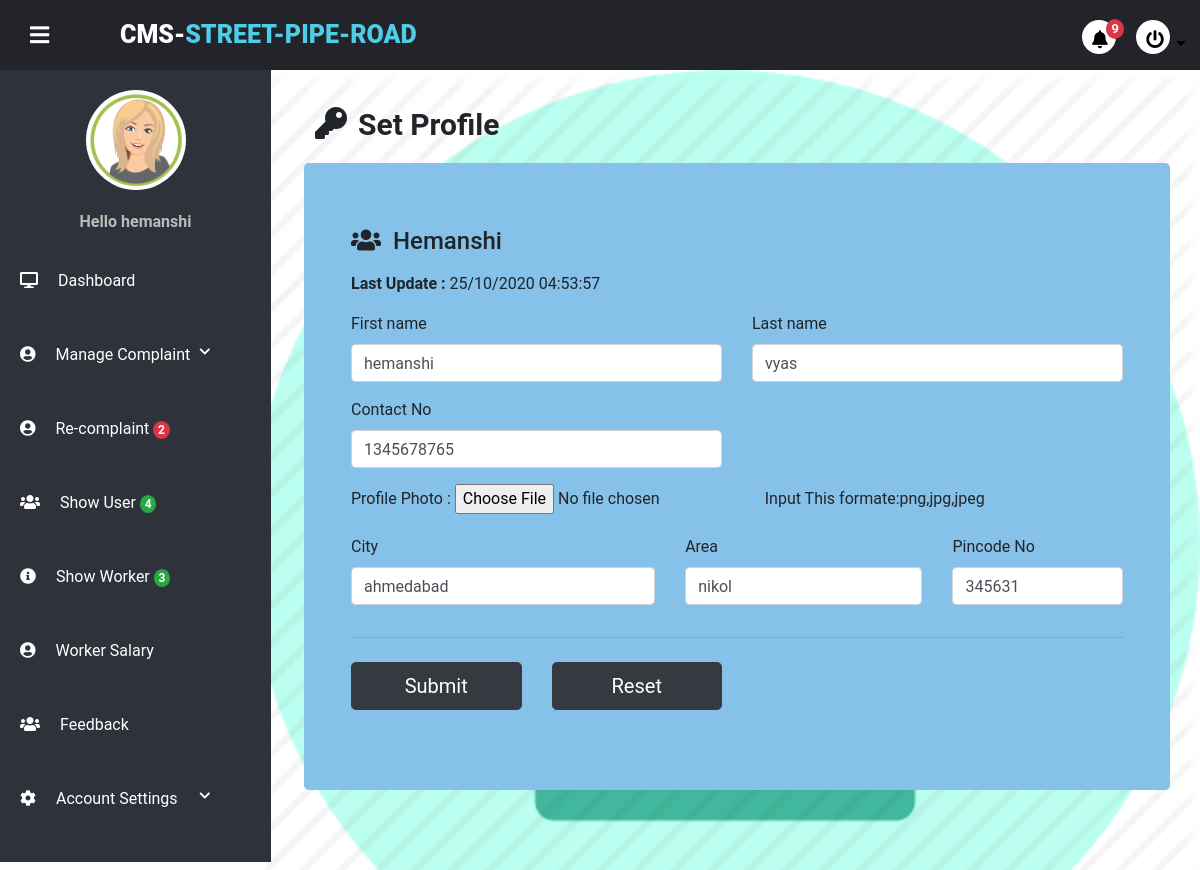
The app's page /project/admin/settingprofile.php (signed in) with its own data.
### tables this page shows
CREATE TABLE `usertb` (
  `user_id` int(11) NOT NULL,
  `user_name` varchar(20) NOT NULL,
  `last_name` varchar(20) NOT NULL,
  `user_email` varchar(100) NOT NULL,
  `user_role` varchar(100) NOT NULL,
  `user_image` varchar(255) NOT NULL,
  `user_city` varchar(100) NOT NULL,
  `pwd` varchar(255) NOT NULL,
  `security_que` varchar(100) NOT NULL,
  `sequrity_ans` varchar(100) NOT NULL,
  `contact` varchar(100) NOT NULL,
  `user_area` varchar(50) NOT NULL,
  `user_pincode` varchar(12) NOT NULL,
  `account_time` timestamp NOT NULL DEFAULT current_timestamp()
);

### project/admin/settingprofile.php (the view, shortened to what this page needs)
<!DOCTYPE html>
<html lang="en" dir="ltr">
<?php
include("partial/_dbconnect.php");
include("partial/link.php");
session_start();?>
<body>
    <div class="wrapper">
        <?php include("partial/header.php");?>
        <div class="main-container">
            <div class="accountprofile">
                <div class="aheader">
                    <h2><i class="fas fa-key"></i> <span>Set Profile</span></h2>
                </div>
                <div class="container">
                    <div class="jumbotron ml-4">
                        <div class="col-md-12 order-md-1">
                            <?php
                            if(isset($_SESSION['loginadmin']) && $_SESSION['loginadmin']==true)
                            {
                                $aemail=$_SESSION['adminemail'];
                                $sql="SELECT * FROM `usertb` WHERE `user_email`='$aemail'";
                                $result=mysqli_query($conn,$sql);
                                while($row = mysqli_fetch_assoc($result))
                                {
                                    $aname=$row["user_name"];
                                    $almtime=date_create($row["account_time"]);
                                    echo '<h4 class="mb-3"><i class="fas fa-users"></i>&nbsp;&nbsp;'.ucfirst($aname).'</h4>';
                                    echo ' <p><b>Last Update :</b>
                                    <span>'.date_format($almtime, 'd/m/Y H:i:s').'</span></p>';
                            echo '<form class="needs-validation" action="" method="post" novalidate=""
                                enctype="multipart/form-data" onsubmit="return checkforblank()">
                                <div class="row">
                                    <div class="col-md-6 mb-3">
                                        <label for="firstName">First name</label>
                                        <input type="text"value="'.$row["user_name"].'" class="form-control" id="firstname" name="firstname" value="" maxlength="20" onkeypress="return (event.charCode > 64 &&
	event.charCode < 91) || (event.charCode > 96 && event.charCode < 123)" required>
                                    </div>
                                    <div class="col-md-6 mb-3">
                                        <label for="lastName">Last name</label>
                                        <input type="text" value="'.$row["last_name"].'" class="form-control" id="lastname" name="lastname" maxlength="20" onkeypress="return (event.charCode > 64 &&
	event.charCode < 91) || (event.charCode > 96 && event.charCode < 123)"
                                            placeholder="" value="" required>
                                    </div>
                                </div>
                                <div class="row">
                                        <input type="email" value="'.$row["user_email"].'" class="form-control" id="email" name="email" placeholder="" value="" required>
                                    <div class="col-md-6 mb-3" >
                                        <label for="contactno">Contact No</label>
                                        <input type="text" value="'.$row["contact"].'" class="form-control" id="contactno" onfocusout="phonenumber()" name="contactno" maxlength="10" size="10"
                                        onkeypress="return (event.charCode < 48 || event.charCode <= 57)" required>
                                    </div>
                                </div>
                                <div class="form-group">
                                    <label for="file">Profile Photo :</label>
                                    <input type="file" id="file" name="file" placeholder="" value="" required>
                                    Input This formate:png,jpg,jpeg
                                </div>
                                <div class="row">
                                    <div class="col-md-5 mb-3">
                                        <label for="city">City</label>
                                        <input type="text" value="'.$row["user_city"].'" class="form-control" id="city" name="city" placeholder="" onkeypress="return (event.charCode > 64 &&
	event.charCode < 91) || (event.charCode > 96 && event.charCode < 123)"
                                            value="" required>
                                    </div>
                                    <div class="col-md-4 mb-3">
                                        <label for="area">Area</label>
                                        <input type="text" value="'.$row["user_area"].'" class="form-control" id="area" name="area" placeholder=""
                                            value="" required>
                                    </div>
                                    <div class="col-md-3 mb-3">
                                        <label for="pincode">Pincode No</label>
                                        <input type="text" value="'.$row["user_pincode"].'" class="form-control" id="pincode" name="pincode" onfocusout="pincodenumber()" maxlength="6" size="6"
                                        onkeypress="return (event.charCode < 48 || event.charCode <= 57)" required>
                                    </div>
                                </div>
                                <hr class="mb-4">
                                <div class="row">
                                    <div class="col-md-3 mb-3">
                                        <button class="btn btn-dark btn-lg btn-block"  type="submit">Submit</button>
                                       </div>
                                       <div class="col-md-3 mb-3">
                                        <button type="reset" class="btn btn-dark btn-lg btn-block">Reset</button>
                                    </div>
                                </div>
                            </form>';
                        }
                    }
                    ?>
                        </div>
                    </div>
                </div>
            </div>
        </div>
    </div>
</body>
</html>

### project/admin/partial/header.php (shortened to what this page needs)
<?php session_start();
include('_dbconnect.php');
?>
<div class="header">
    <div class="header-menu">
        <div class="title">
        CMS-<span>Street-Pipe-Road</span></div>
        <div class="sidebar-btn">
            <i class="fas fa-bars"></i>
        </div>
        <ul>
            <li>
                <div class="dropdown">
                    <a class="btn dropdown-toggle" type="button" id="dropdownMenu2" data-toggle="dropdown"
                        aria-haspopup="true" aria-expanded="false">
                        <?php
                            $nsql="SELECT * FROM `notify` WHERE (`sender_user_role`='user' OR `sender_user_role`='worker') AND status=0";
                            $nresult=mysqli_query($conn, $nsql);
                            $ncount= mysqli_num_rows($nresult);
                           ?>
                        <i class="fas fa-bell" style="position: relative; top: -5px; left: -3px;"></i><span
                            class="badge badge-danger"
                            style="border-radius: 50%; top:-18px; left:-5px"><?php echo $ncount; ?></span>
                    </a>
                </div>
            </li>
            <li>
                <div class="dropdown">
                    <a class="btn dropdown-toggle" type="button" id="dropdownMenu2" data-toggle="dropdown"
                        aria-haspopup="true" aria-expanded="false">
                        <i class="fas fa-power-off" style="position: relative; top: -5px; left: -3px;"></i>
                    </a>
                </div>
            </li>
        </ul>
    </div>
</div>
<div class="sidebar">
    <div class="sidebar-menu">
        <center class="profile">
                <?php
                        if(isset($_SESSION['loginadmin']) && $_SESSION['loginadmin']==true)
                        {
                            $aemail=$_SESSION['adminemail'];
                            $sql="SELECT * FROM `usertb` WHERE `user_email`='$aemail'";
                            $result=mysqli_query($conn,$sql);
                            while($row = mysqli_fetch_assoc($result))
                            {
                                $aname=$row["user_name"];
                                $aimage=$row["user_image"];
                                if($aimage=="")
                                {
                                    echo '<p style="margin-top:30px;color:#fff;"><a href="settingprofile.php"  style="color:#fff;">Edit Your Profile Info</a></p>';
                                }
                                else{
                                            echo ' <img src="'.$aimage.'" alt="" height="100px" width="100px" style="
                                            border-radius:50%;
                                            margin:20px 0px;
                                            ">';
                                 }
                                echo '<p>Hello '.$aname.'</p>';
                            }
                        }
                    ?>
        </center>
        <li class="item">
            <a href="index.php" class="menu-btn" active>
                <i class="fas fa-desktop"></i><span>Dashboard</span>
            </a>
        </li>
        <li class="item" id="profile">
            <a href="#profile" class="menu-btn">
                <i class="fas fa-user-circle"></i><span>Manage Complaint <i
                        class="fas fa-chevron-down drop-down"></i></span>
            </a>
        </li>
        <li class="item">
            <a href="recomplaint.php" class="menu-btn">
            <i class="fas fa-user-circle"></i><span>Re-complaint</span>
            <?php
                            $nsql="SELECT * FROM `recomplaint_tb`";
                            $nresult=mysqli_query($conn, $nsql);
                            $ncount= mysqli_num_rows($nresult);
                ?>
                        <span class="badge badge-danger"
                            style="border-radius: 50%; top:-18px; left:-5px"><?php echo $ncount; ?></span></span>
            </a>
        </li>
        <li class="item">
        <a href="manageuser.php" class="menu-btn">
                <i class="fas fa-users"></i><span>Show User </span>
        <?php
                            $nsql="SELECT * FROM `usertb`WHERE user_role='user'";
                            $nresult=mysqli_query($conn, $nsql);
                            $ncount= mysqli_num_rows($nresult);
            ?>
             <span class="badge badge-success"
                            style="border-radius: 50%; top:-18px; left:-5px"><?php echo $ncount; ?></span></span>
            </a></li>
        <li class="item">
            <a href="manageworker.php" class="menu-btn">
            <i class="fas fa-info-circle"></i><span>Show Worker </span>
                <?php
                            $nsql="SELECT * FROM `usertb`WHERE user_role='worker'";
                            $nresult=mysqli_query($conn, $nsql);
                            $ncount= mysqli_num_rows($nresult);
            ?>
             <span class="badge badge-success"
                            style="border-radius: 50%; top:-18px; left:-5px"><?php echo $ncount; ?></span></span>
            </a>
        </li>
        <li class="item">
            <a href="wsalary.php" class="menu-btn">
            <i class="fas fa-user-circle"></i><span>Worker Salary</span>
            </a>
        </li>
        <li class="item">
            <a href="shownotification.php" class="menu-btn">
                <i class="fas fa-users"></i><span>Feedback</span>
            </a>
        </li>
        <li class="item" id="settings">
            <a href="#settings" class="menu-btn">
                <i class="fas fa-cog"></i><span>Account Settings<i class="fas fa-chevron-down drop-down"></i></span>
            </a>
        </li>
    </div>
</div>

### project/admin/css/style.css (style rules this page uses)
* { margin: 0; padding: 0; list-style: none; text-decoration: none; box-sizing: border-box; transition: 0.5s; font-family: "Roboto", sans-serif; }
body { background: #fff; }
.wrapper .header { z-index: 1; background: #22242A; position: fixed; width: calc(100% - 0%); height: 70px; display: flex; top: 0; }
.wrapper .header .header-menu { width: calc(100% - 0%); height: 100%; display: flex; justify-content: space-between; align-items: center; padding: 0 20px; }
.wrapper .header .header-menu .title { color: #fff; font-size: 25px; text-transform: uppercase; font-weight: 900; padding-left: 100px; }
.wrapper .header .header-menu .title span { color: #4CCEE8; }
.wrapper .header .header-menu .sidebar-btn { color: #fff; position: absolute; margin-left: 10px; font-size: 22px; font-weight: 900; cursor: pointer; transition: 0.3s; transition-property: color; }
.wrapper .header .header-menu ul { display: flex; margin-top: 20px; }
.wrapper .header .header-menu ul li a { background: #fff; color: #000; display: block; margin: 0 10px; font-size: 18px; width: 34px; height: 34px; line-height: 35px; text-align: center; border-radius: 50%; transition: 0.3s; transition-property: background, color; }
.wrapper .sidebar { z-index: 1; background: #2F323A; position: fixed; top: 70px; width: 271px; height: calc(100% - 9%); transition: 0.3s; transition-property: width; overflow-y: auto; }
.wrapper .sidebar .sidebar-menu { overflow: hidden; }
.wrapper .sidebar .sidebar-menu .profile img { margin: 20px 0; width: 100px; height: 100px; border-radius: 50%; }
.wrapper .sidebar .sidebar-menu .profile p { color: #bbb; font-weight: 700; margin-bottom: 10px; }
.wrapper .sidebar .sidebar-menu .item { width: 250px; overflow: hidden; }
.wrapper .sidebar .sidebar-menu .item .menu-btn { display: block; color: #fff; position: relative; padding: 25px 20px; transition: 0.3s; transition-property: color; }
.wrapper .sidebar .sidebar-menu .item .menu-btn i { margin-right: 20px; }
.wrapper .sidebar .sidebar-menu .item .menu-btn .drop-down { float: right; font-size: 12px; margin-top: 3px; }
.wrapper .main-container { width: (100% - 250px); margin-top: 70px; margin-left: 250px; padding: 15px; background: url(image/pprocess.png)no-repeat; background-size: cover; height: 100vh; transition: 0.3s; }
.accountprofile .aheader { margin: 20px 50px; }
.accountprofile .aheader h2 span { padding-left: 3px; font-size: 30px; font-weight: 700; }

### project/admin/settingprofile.php (style rules this page uses)
.jumbotron { background: #85C1E9; }

### records on screen
usertb: user_image (picture), user_name "hemanshi", user_name "Hemanshi", account_time "25/10/2020 04:53:57", lastname "vyas", contactno "1345678765", city "ahmedabad", area "nikol", pincode "345631"

### other values on screen
$ncount "9"
$ncount "2"
$ncount "4"
$ncount "3"
